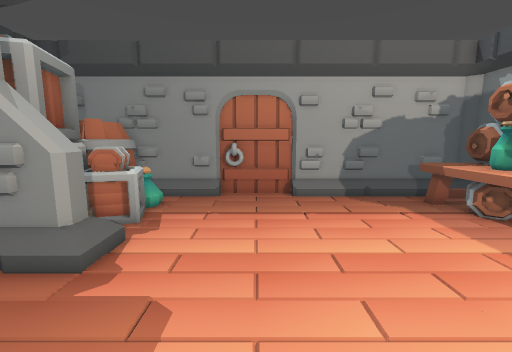
View 1 (above)

13 first-person views from a walk through a level from a Godot 3-D game. The camera is 1.5 m above the floor, tilts 8° down and sees 90° across. The floor is counted in squares, 0.5 m on a side. Each view is taken from the middle of a square. On the plan, view 1 faces up. The plan holds only what a view shows up to about 19 squares ahead; the rest is blank. The place goes on beyond the plan. Flat picture figures and markers are not drawn.

View 2
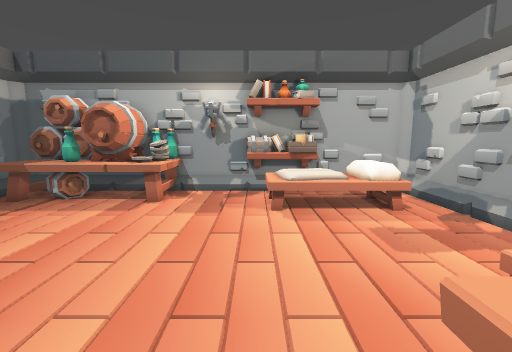

View 3
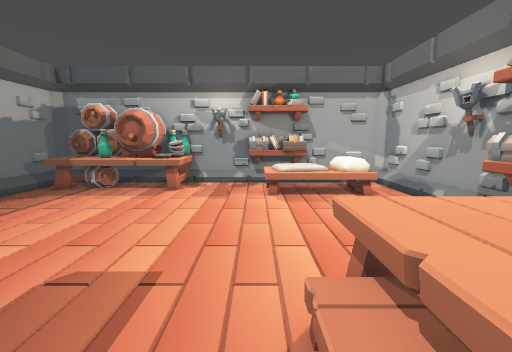

View 4
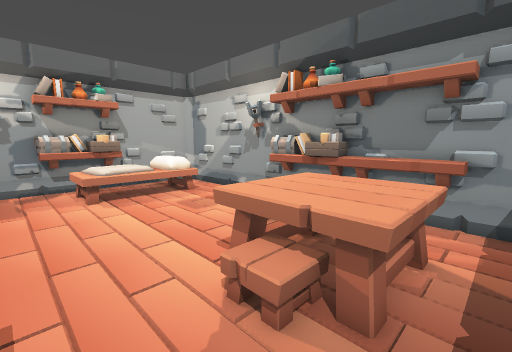

View 5
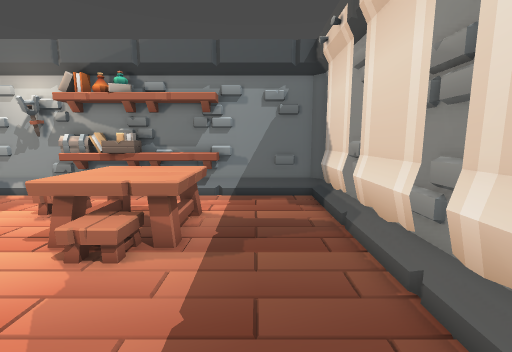

View 6
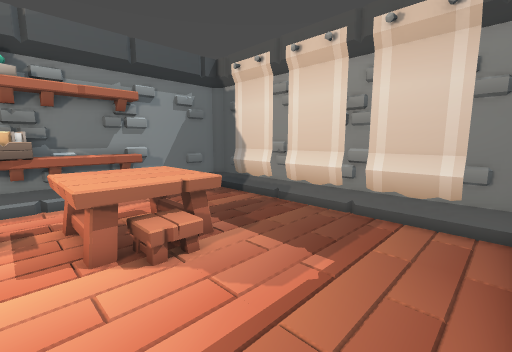

View 7
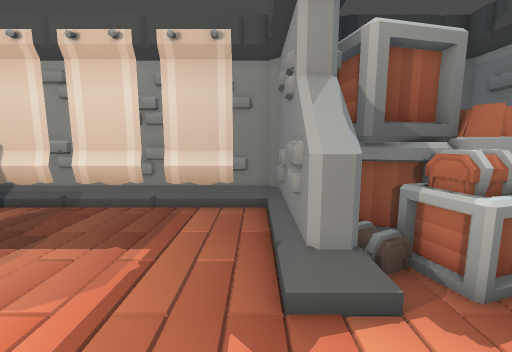

View 8
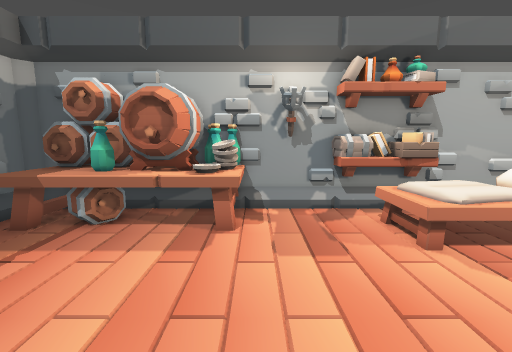

View 9
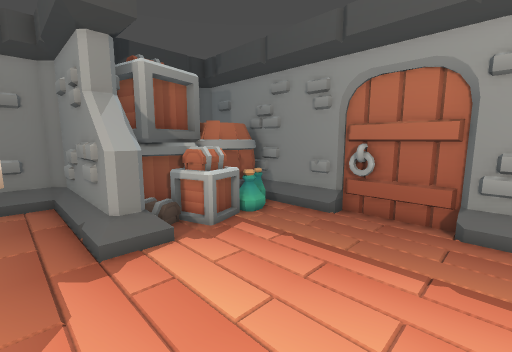

View 10
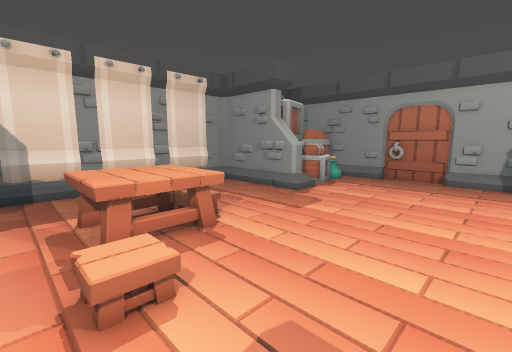

View 11
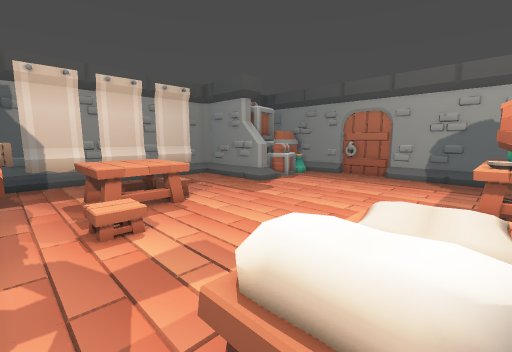

View 12
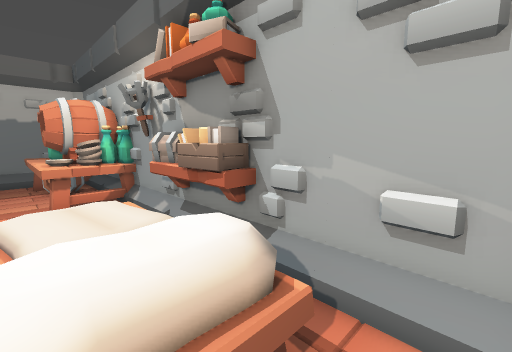

View 13
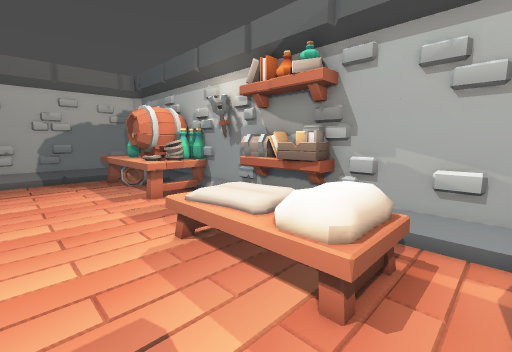

### Floor plan
Key: @ floor where view 1 was taken; # wall or solid block; x gap in a wall; . floor; / step, stairs or slope; = window, fence, low wall or low ledge; ^ raised ledge; T table; S shelf; O other object.
Columns run from 12 left of view 1 to 12 right of it. Each row starts with its distance up from view 1.
 14       ###################
 13       #=.............   #
 12       #=............TTTT
 11       #=............TTTT
 10       ##=...........TTTT
  9       ##=...........TTTT
  8       =#............TTTTT
  7      ##^/...........TTTT#
  6  ######^/...........TTTTT
  5 ##..................TTTT#
  4 ##.....................##
  3 ##.....................##
  2 ##.....................##
  1 ##.....................##
  0 ##..........@......==. #
 -1 ##......OT.........^^^=#
 -2 ##....TTTTT........^^^#
 -3 ##....TTTTT........^^^##
 -4 ##....TTTTT........^^^=##
 -5 ##....TTTTT.O.....x^^^=##
 -6 ##..........O.....#^^^==#
 -7 ##.....................##
 -8 ##....SSSS#####........##
 -9  ########### ###########

Where each view was taken, in squares from view 1:
view 1: 0 up, 0 right, facing up
view 2: 0 up, 4 left, facing right
view 3: 0 up, 7 left, facing right
view 4: 2 up, 7 left, facing down-right
view 5: 5 up, 8 left, facing down
view 6: 5 up, 1 left, facing down-left
view 7: 5 up, 0 right, facing left
view 8: 4 up, 0 right, facing right
view 9: 4 up, 3 right, facing up-left
view 10: 7 down, 5 right, facing up-left
view 11: 8 down, 9 right, facing up-left
view 12: 8 down, 7 right, facing up-right
view 13: 8 down, 3 right, facing up-right
